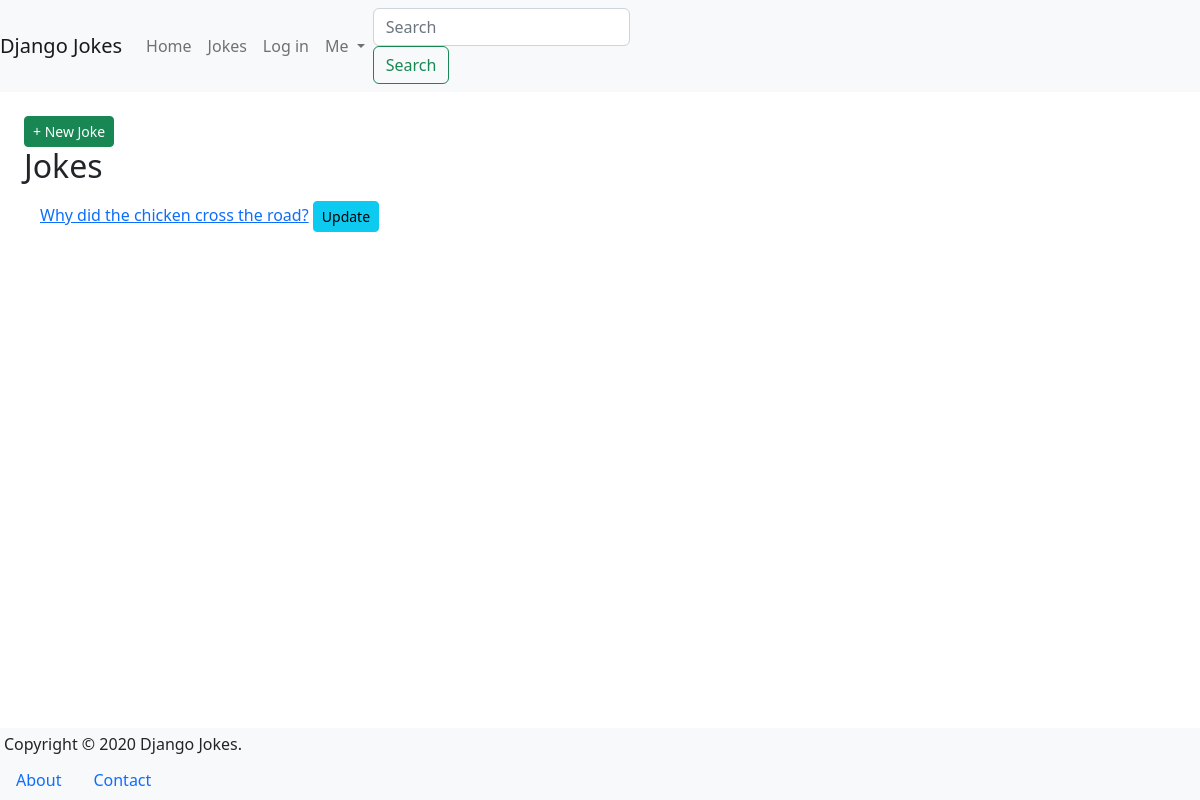
Before: /jokes/ with the older database file.
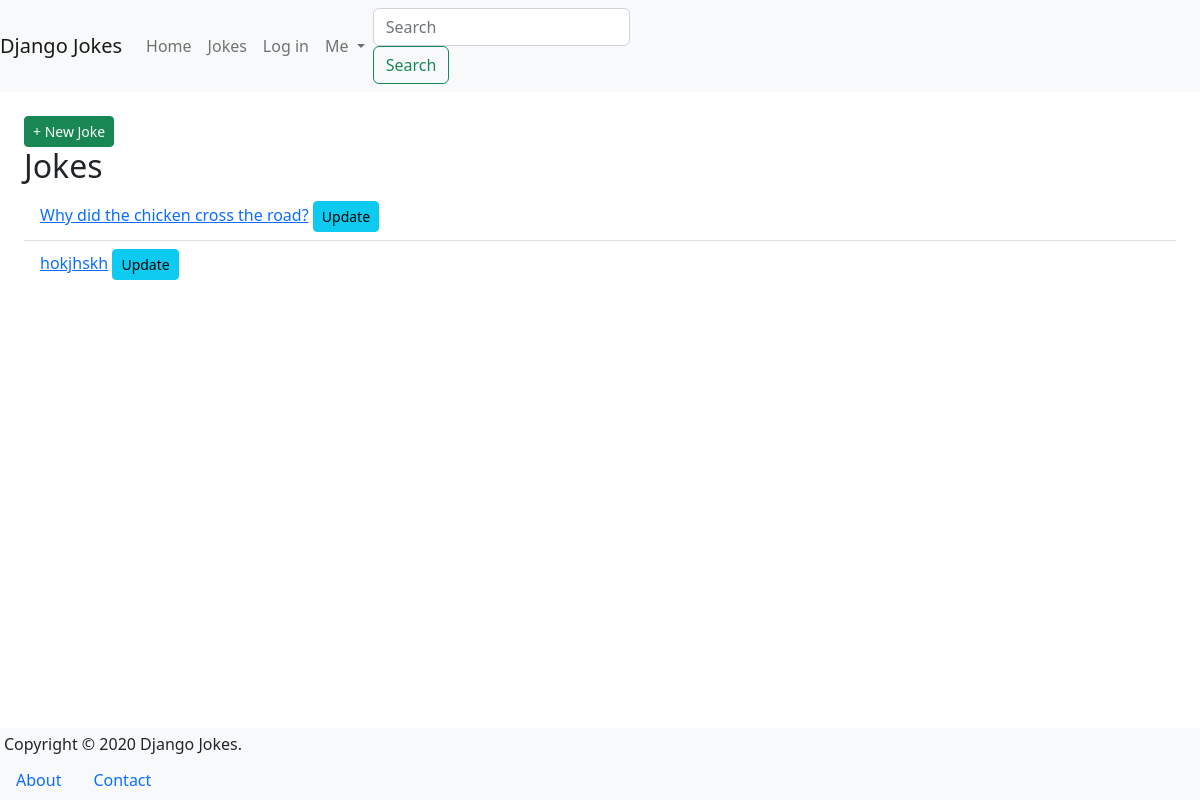
After: the same page with the newer database file.
### jokes/models.py (models this page shows, shortened)
class Joke(models.Model):
 question = models.TextField(max_length=200)
 answer = models.TextField(max_length=100, blank=True)
 created = models.DateTimeField(auto_now_add=True)
 updated = models.DateTimeField(auto_now=True)
 def get_absolute_url(self):
  return reverse('jokes:detail', args=[str(self.pk)])

### jokes/views.py (the view)
# urls.py: path('', JokeListView.as_view(), name='list'),
class JokeListView(ListView):
    model = Joke

### templates/jokes/joke_list.html (shortened to what this page needs)
{% extends "_base.html" %}
{% block main %}
    <a class="btn btn-success btn-sm float-right" href="{% url 'jokes:create' %}">
     + New Joke
     </a>
 <h2>Jokes</h2>
 <ul class="list-group list-group-flush mb-3">
    {% for joke in joke_list %}
        <li class="list-group-item">
            <a href="{{ joke.get_absolute_url }}">{{ joke.question }}</a>
            <a href="{% url 'jokes:update' joke.pk %}"
                class="btn btn-info btn-sm float-right mr-2">Update</a>
        </li>
    {% endfor %}
 </ul>
{% endblock %}

Changed rows visible on the page:
added Joke: question "hokjhskh"
